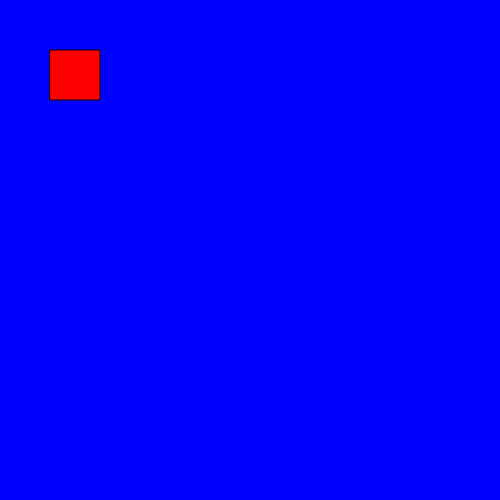
Frame 1 (no input)
Frame 60 (no input): identical to frame 1, image omitted
Frame 120 (the mouse pressed at the canvas centre since frame 60): identical to frame 1, image omitted

The p5.js sketch that drew this single still picture (run headless with seeded random() and noise() and a simulated clock; from frame 60 on, the mouse is pressed at the canvas centre):

// p5.js sketch
// ── sketch.js
function setup() {
  createCanvas(500,500);
}

function draw() {
  background(0, 0, 255);
  fill(255, 0, 0);
  line(0);
  rect(50, 50, 50, 50);
}
